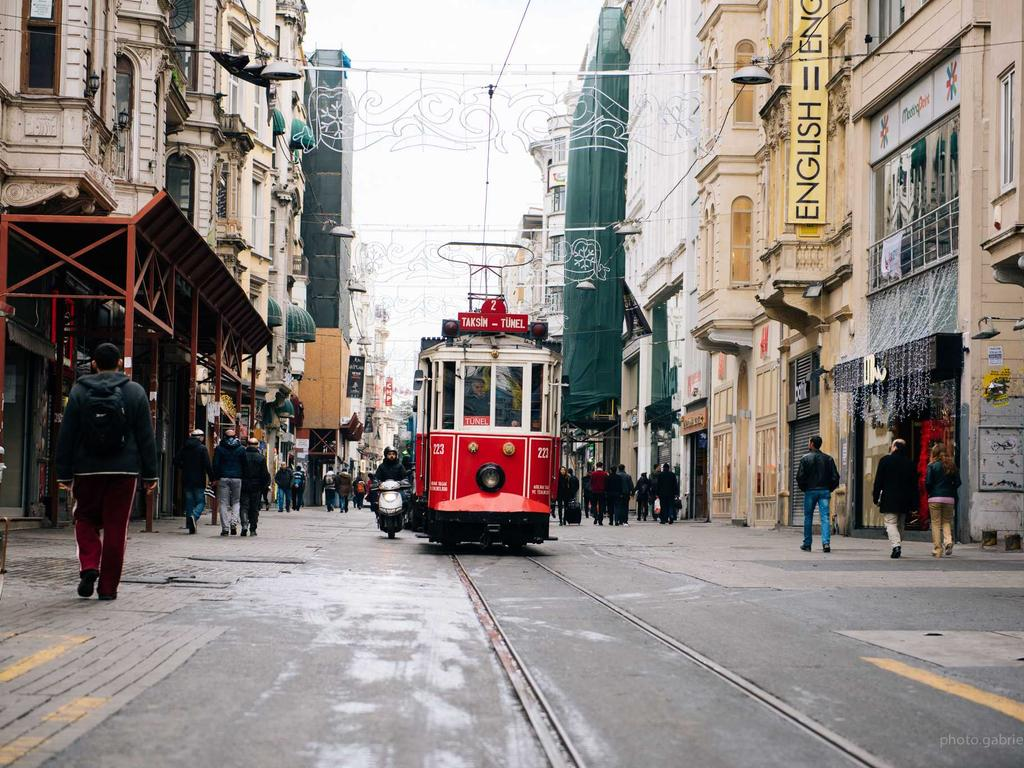
#> input picture TP1/data/images/01_simple1.jpg, 1024 x 768 px
$ python download_images.py
#> lines starting #> are read from the running program, lines starting #| are printed output that depends on the picture
"""
Télécharge un petit jeu d'images reproductible (via picsum.photos seeds)
et génère des vignettes pour le rapport.

Usage (depuis le repo root):
    python TP1/src/download_images.py --n 12

Le script sauvegarde les images dans `TP1/data/images/`
et les vignettes dans `TP1/report/img/`.
"""
import argparse
import os
import urllib.request
from pathlib import Path
from PIL import Image


DEFAULT_SEEDS = [
    "simple1", "simple2", "simple3",
    "charged1", "charged2", "charged3",
    "difficult1", "difficult2", "difficult3",
    "misc1", "misc2", "misc3"
]


def download_image(url, out_path):
    out_path.parent.mkdir(parents=True, exist_ok=True)
    try:
        urllib.request.urlretrieve(url, out_path)
#> (this line was passed over: the network is not available in this run)
        return True
    except Exception as e:
        print(f"Failed to download {url}: {e}")
        return False


def make_thumbnail(src_path, dst_path, size=(400, 300)):
#> called with size = (400, 300)
    dst_path.parent.mkdir(parents=True, exist_ok=True)
    try:
        with Image.open(src_path) as im:
#> im is the input picture: PIL image 1024x768 RGB; mean R, G, B 144.5, 136.3, 132.1
            im = im.convert("RGB")
            im.thumbnail(size)
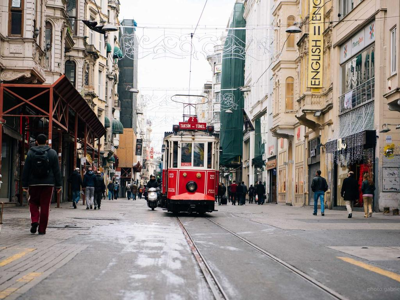
#> im: PIL image 400x300 RGB; mean R, G, B 144.5, 136.3, 132.1
            im.save(dst_path, format="PNG")
        return True
    except Exception as e:
        print(f"Failed to create thumbnail for {src_path}: {e}")
        return False


def main(n=12, width=1024, height=768):
    repo_root = Path(__file__).resolve().parents[1]
    out_dir = repo_root / "data" / "images"
    thumb_dir = repo_root / "report" / "img"

    seeds = DEFAULT_SEEDS[:n]

    downloaded = []
    for i, seed in enumerate(seeds, start=1):
        url = f"https://picsum.photos/seed/{seed}/{width}/{height}"
        fname = f"{i:02d}_{seed}.jpg"
        out_path = out_dir / fname
        ok = download_image(url, out_path)
        if ok:
            downloaded.append(fname)
            thumb_path = thumb_dir / f"thumb_{i:02d}.png"
            make_thumbnail(out_path, thumb_path)

    print(f"Downloaded {len(downloaded)} images into {out_dir}")
    print(f"Thumbnails saved into {thumb_dir}")


if __name__ == "__main__":
    parser = argparse.ArgumentParser()
    parser.add_argument("--n", type=int, default=12, help="Number of images to download (max 12)")
    parser.add_argument("--w", type=int, default=1024, help="Width of downloaded images")
    parser.add_argument("--h", type=int, default=768, help="Height of downloaded images")
    args = parser.parse_args()
    n = max(1, min(args.n, len(DEFAULT_SEEDS)))
#> (the run stopped early here; a loop or call above may not have finished)
